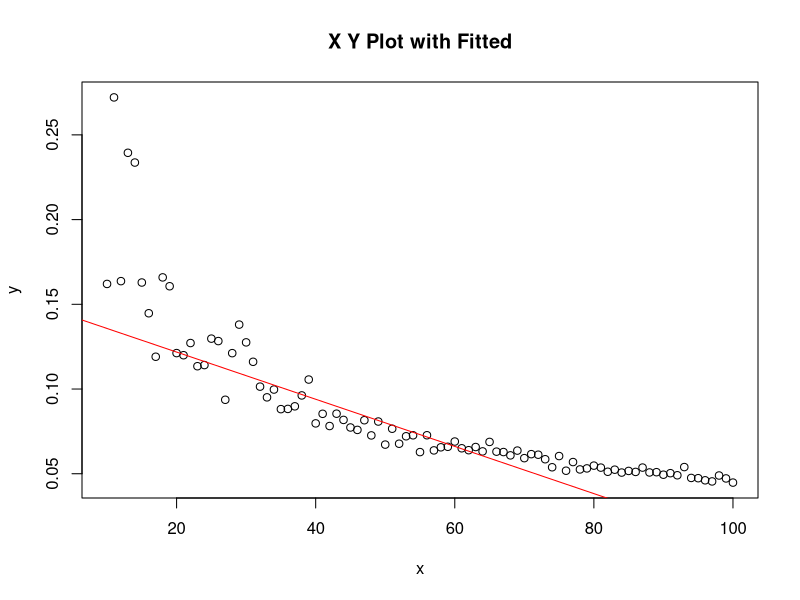
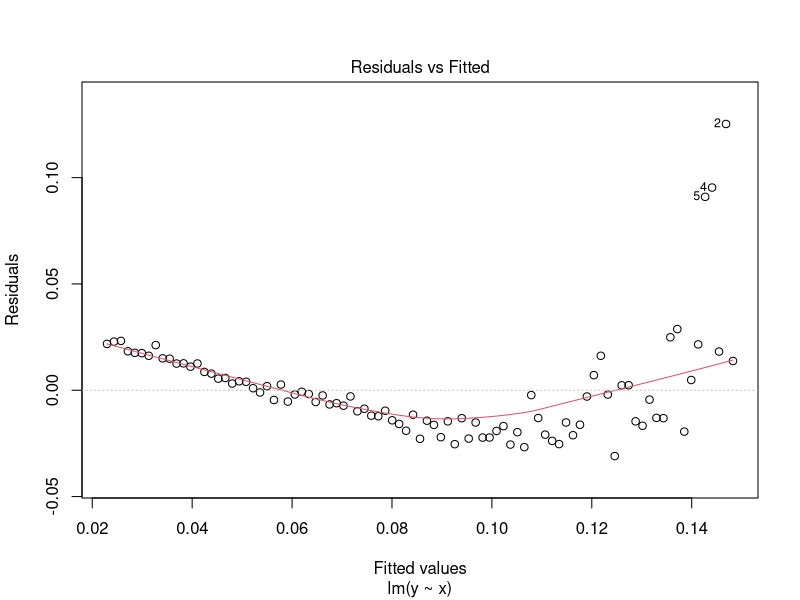

These charts were generated, in order, by the following R code: (Note: this script raises an error after producing the figures.)
## ---- chunk 1
head(mtcars)
## ---- chunk 2
lm(mtcars$mpg ~ mtcars$hp)
## ---- chunk 3
lm(mpg ~ hp, data=mtcars)
## ---- chunk 4
lm(formula=mpg ~ hp + wt + disp, data=mtcars)
## ---- chunk 5
m <- lm(mpg ~ hp + wt + disp, data=mtcars)
m
## ---- chunk 6
anova(m)
## ---- chunk 7
coef(m)
## ---- chunk 8
confint(m)
## ---- chunk 9
deviance(m)
## ---- chunk 10
effects(m)
## ---- chunk 11
fitted(m)
## ---- chunk 12
residuals(m)
## ---- chunk 13
my_coefs <- coef(m)
my_preds <- mtcars$hp*my_coefs["hp"] + mtcars$wt*my_coefs["wt"] +
  mtcars$disp*my_coefs["disp"] + my_coefs["(Intercept)"]
my_resids <- mtcars$mpg - my_preds
my_resids
## ---- chunk 14
summary(m)
## ---- chunk 15
vcov(m)
## ---- chunk 16
x <- 10:100
eps <- rnorm(length(x), sd=5)
y <- (x + eps)^(-1/1.5)
## ---- chunk 17
m1 <- lm(y ~ x)
summary(m1)
## ---- chunk 18
plot(x,y, main='X Y Plot with Fitted')
lines(fitted(m1), col="red")
## ---- chunk 19
plot(m1, which=1)
## ---- chunk 20
library(MASS)
bc <- boxcox(m1)
## ---- chunk 21
my_lambda <- bc$x[which.max(bc$y)]
my_lambda
## ---- chunk 22
z <- y^my_lambda
m2 <- lm(z ~ x)
summary(m2)
## ---- chunk 23
plot(x,z, main='X z Plot with Fitted')
lines(fitted(m2), col="red")
## ---- chunk 24
plot(m2, which=1)
## ---- chunk 25
plot(m)
## ---- chunk 26
library(car)
outlierTest(m)
## ---- chunk 27
m = lm(mpg ~ wt + hp + qsec, data=mtcars)
summary(influence.measures(m))
## ---- chunk 28
plot(residuals(m))
abline(h=0)
## ---- chunk 29
library(lmtest)
dwtest(m, alternative="two.sided")
## ---- chunk 30
head(iris)
## ---- chunk 31
oneway.test(Petal.Width ~ Species, data = iris)
## ---- chunk 32
y <- y^my_lambda
m2 <- lm(y ~ x)
anova(m1,m2)
